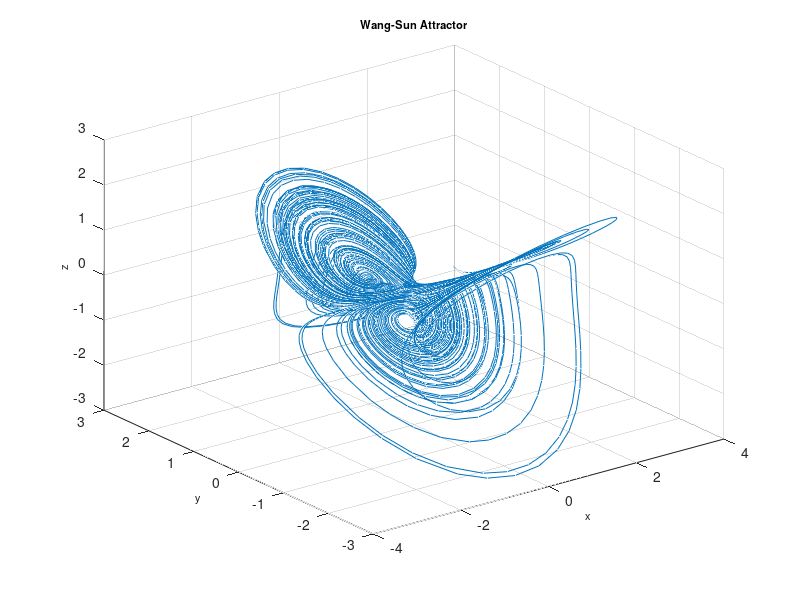

The MATLAB script that drew this image:
function Wang
%==========================================================================
% Matlab program to plot a phase portrait of the 3D chaotic system
%==========================================================================
clear
clc
clf
%==================== Parameters ==========================================
a =0.2; b=-0.01; c=1; d=-0.4; e=-1; f=-1;
%===================== Initial conditions =================================
initial=[1, 0.1, 0.2]; 
% =============== Solves ODEs =============================================
deq1=@(t,x) [a*x(1)+c*x(2)*x(3); b*x(1)+d*x(2)-x(1)*x(3);...
    e*x(3)+f*x(1)*x(2)];
[~,sol] = ode45(deq1,[0, 5000],initial);
%============= Runs simulation ============================================
    plot3(sol(:,1),sol(:,2),sol(:,3)),grid
    title('Wang-Sun Attractor','fontsize',8)
    xlabel('x','fontsize',8)
    ylabel('y','fontsize',8)
    zlabel('z','fontsize',8)
%================= End of program =========================================